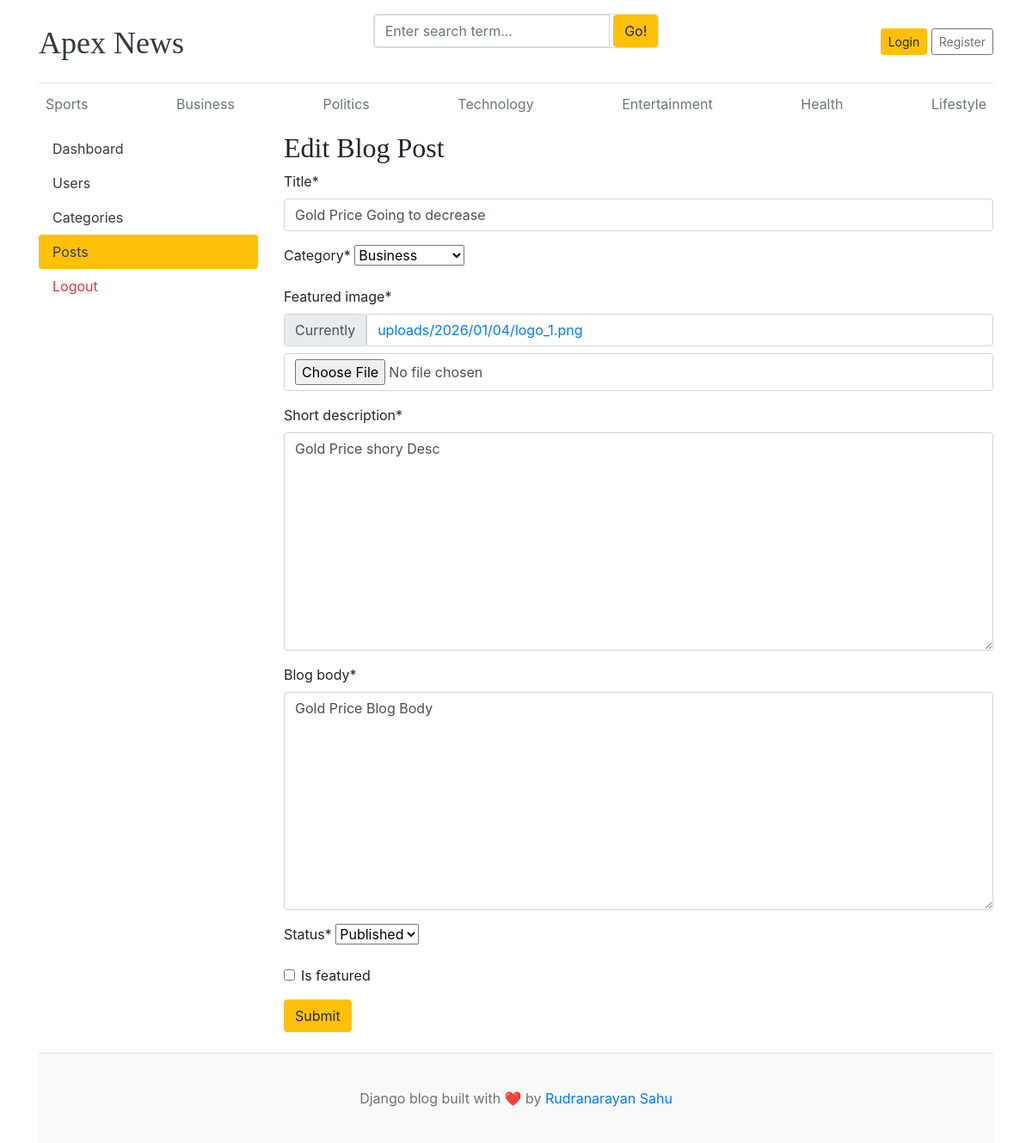
Screenshot of /dashboard/posts/edit/2/ with the database file from the repository.
### blogs/models.py (models this page shows, shortened)
class Category(models.Model):
    category_name = models.CharField(max_length=50, unique=True)
    created_at = models.DateTimeField(auto_now_add=True)
    updated_at = models.DateTimeField(auto_now=True)
    class Meta:
        verbose_name = "Category"
        verbose_name_plural = "Categories"
    def __str__(self):
        return self.category_name

class Blog(models.Model):
    title = models.CharField(max_length=200)
    slug = models.SlugField(max_length=200, unique=True, blank=True)
    category = models.ForeignKey(Category, on_delete=models.CASCADE)
    author = models.ForeignKey(User, on_delete=models.CASCADE)
    featured_image = models.ImageField(upload_to='uploads/%Y/%m/%d/',)
    short_description = models.TextField(max_length=500)
    blog_body = models.TextField(max_length=2000)
    status = models.CharField(max_length=20, choices=STATUS_CHOICES, default="Draft")
    is_featured = models.BooleanField(default=False)
    created_at = models.DateTimeField(auto_now_add=True)
    updated_at = models.DateTimeField(auto_now=True)
    class Meta:
        verbose_name = "Blog"
        verbose_name_plural = "Blogs"

### dashboards/views.py (the view, shortened to what this page needs)
# urls.py: path('posts/edit/<int:pk>/', views.edit_post, name="edit_post"),
def edit_post(request, pk):
    post = get_object_or_404(Blog, pk=pk)
    form = BlogPostForm(instance=post)
    context = {
        'form': form,
        'post': post
    }
    return render(request, 'dashboard/edit_post.html', context)

### dashboards/forms.py
class BlogPostForm(forms.ModelForm):
    class Meta:
        model = Blog
        fields = ('title', 'category', 'featured_image', 'short_description', 'blog_body', 'status', 'is_featured')

### blogs/context_processors.py (called while the page is built)
def get_categories(request):
    from blogs.models import Category
    categories = Category.objects.all()
    return {'categories': categories}

def get_social_links(request):
    social_links = SocialLinks.objects.all()
    return {'social_links': social_links}

### templates/dashboard/edit_post.html (shortened to what this page needs)
{% extends 'base.html' %}
{% block content %}
{% load crispy_forms_tags %}
<div class="row">
    {% include 'dashboard/sidebar.html' %}
    <div class="col-md-9">
        <h2>Edit Blog Post</h2>
        <form action="{% url 'edit_post' post.id %}" method="POST" enctype="multipart/form-data">
            {{ form | crispy }}
            <button type="submit" class="btn btn-warning">Submit</button>
        </form>
        <br>
    </div>
</div>
{% endblock %}

### templates/base.html (shortened to what this page needs)
{% load static %}
<!DOCTYPE html>
<html lang="en">
<head>
    <link href="https://getbootstrap.com/docs/4.0/dist/css/bootstrap.min.css" rel="stylesheet" />
    <link rel="stylesheet" href="https://cdnjs.cloudflare.com/ajax/libs/font-awesome/4.7.0/css/font-awesome.min.css">
    <link href="{% static 'css/blog.css' %}" rel="stylesheet" />
</head>
<body>
    <div class="container">
        <header class="blog-header py-3">
            <div class="row flex-nowrap justify-content-between align-items-center">
                <div class="col-4 pt-1">
                    <a class="blog-header-logo text-dark" href="/">Apex News</a>
                </div>
                <div class="card mb-4">
                        <form action ="{% url 'search_blogs' %}" method="GET">
                            <div class="input-group">
                                <input class="form-control" type="text" name="keyword" value="{{ keyword }}" placeholder="Enter search term..." aria-label="Enter search term..." aria-describedby="button-search" /> &nbsp;
                                <button type="submit" class="btn btn-warning" id="button-search" type="button">Go!</button>
                            </div>
                        </form>
                </div>
                <div class="col-4 d-flex justify-content-end align-items-center">
                    {% if not user.is_authenticated %}
                    <a class="btn btn-sm btn-warning" href="{% url 'login' %}">Login</a> &nbsp;
                    <a class="btn btn-sm btn-outline-secondary" href="{% url 'register' %}">Register</a>
                    {% endif %}
                </div>
            </div>
        </header>
        <div class="nav-scroller py-1 mb-2">
            <nav class="nav d-flex justify-content-between">
                {% for category in categories %}
                <a class="p-2 text-muted" href="{% url 'posts_by_category' category.id %}">{{ category.category_name }}</a>
                {% endfor %}
            </nav>
        </div>
    {% block content %}
    {% endblock %}
    <footer class="blog-footer">
        <p>Django blog built with ❤️ by <a href="#">Rudranarayan Sahu</a></p>
    </footer>
</body>
</html>

### blog_main/static/css/blog.css (style rules this page uses)
.blog-header { border-bottom: 1px solid #e5e5e5; }
.blog-header-logo { font-family: "Playfair Display", Georgia, "Times New Roman", serif; font-size: 2.25rem; }
h1, h2, h3, h4, h5, h6 { font-family: "Playfair Display", Georgia, "Times New Roman", serif; }
.blog-footer { padding: 2.5rem 0; color: #727272; text-align: center; background-color: #f9f9f9; border-top: .05rem solid #e5e5e5; }
.blog-footer p:last-child { margin-bottom: 0; }

### rows the page displays
Category: category_name "Sports"
Category: category_name "Business"
Category: category_name "Politics"
Category: category_name "Technology"
Category: category_name "Entertainment"
Category: category_name "Health"
Category: category_name "Lifestyle"
Blog: title "Gold Price Going to decrease", category "Business", short_description "Gold Price shory Desc", blog_body "Gold Price Blog Body", status "Published"
